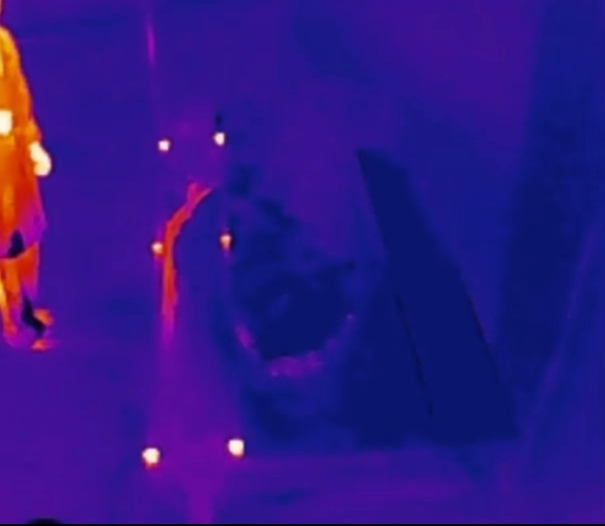
#> input picture thermal_dat/res/pic_counter3.jpg, 1210 x 1052 px (shown at 1/2 size)
$ python -i velocity_measurer.py   (imports and definitions only)
#> lines starting #> are read from the running program, lines starting #| are printed output that depends on the picture
# coding = utf-8
# @Time : 2024/1/22 20:31
# @Author : moyear
# @File : velocity_measurer.y
# @Software : PyCharm
import csv
import os

import cv2
import numpy as np


class VelocityMeasure:
    video_path = None
    cap = None

    fps = 25

    frame_width = -1
    frame_height = -1

    frame_width_transformed = 200
    frame_height_transformed = 800

    cur_frame_index = 0

    # 当前帧图像bgr模式
    cur_frame_raw = None

    cur_frame_transformed_rgb = None

    cur_frame_transformed_with_contours = None

    # 槽子的长度为160cm
    real_height = 1600
    # 槽子的宽度40cm
    real_width = 400

    # 像素到毫米的比例，根据实际情况调整
    pixel_to_mm = -1

    # 视频旋转类型
    rotation_type = 0

    # 在第几帧开始冲刷的
    frame_index_to_scouring = None

    measure_points = []

    # 视频名称
    video_name = ''

    # 坡面名称
    slope_name = ''

    # 最终的测量结果
    result_measures = []

    # 腐蚀操作次数
    times_erosion = 1

    # 膨胀操作次数
    times_dilation = 5

    # hsv的下限范围
    hsv_lower = [100, 50, 20]

    # hsv的范围上限
    hsv_upper = [150, 255, 255]

    # 用于透视变换的控制点
    points_for_transform = []
    # 用于透视变换的控制点是否排好序
    is_transformed_points_ordered = False
    # 是否应用了透视变换
    is_transform_applied = False

    # [17 lines left out: function init_with_video, not called in this run]

    def get_frame_width(self):
        frame_width = int(self.cap.get(3))
        return frame_width

    def get_frame_height(self):
        frame_height = int(self.cap.get(4))
        return frame_height

    # [5 lines left out: function is_init, not called in this run]

    def set_slope_name(self, name):
        self.slope_name = name

    # [55 lines left out: functions set_transform_points, read, get_rotated_image, skip_to_frame, forward, not called in this run]

    def rewind(self, frame_num):
        target_frame_index = self.cur_frame_index - frame_num

        if target_frame_index < 0 or target_frame_index >= self.get_total_frames():
            print('要后退的帧数[{0}]有误！！'.format(frame_num))
            return

        self.skip_to_frame(target_frame_index)

    # [142 lines left out: functions get_total_frames, get_video_image, get_transformed_rgb_image, get_transformed_image_with_contours, get_transformed_image_with_measure_points, get_blue_contours, not called in this run]

    def clear_measure_points(self):
        self.measure_points = []

    def set_current_frame_as_init_scouring(self):
        self.frame_index_to_scouring = self.cur_frame_index

    # [221 lines left out: functions add_measure_point, delete_measure_point_at, export_measures_to_csv, mask_by_hsv, morphological_operate, find_blue_contours and 6 more, not called in this run]

>>> import cv2
>>> picture = cv2.imread('../thermal_dat/res/pic_counter3.jpg', cv2.IMREAD_GRAYSCALE)
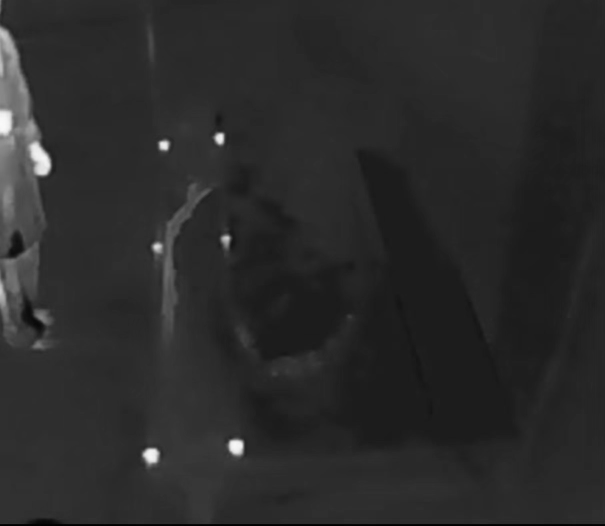
#> picture: shape (1052, 1210) (shown at 1/2 size); min 0, max 250, mean 42.4
>>> result = VelocityMeasure().rewind(picture)
#> in rewind, `target_frame_index = self.cur_frame_index - frame_num`:
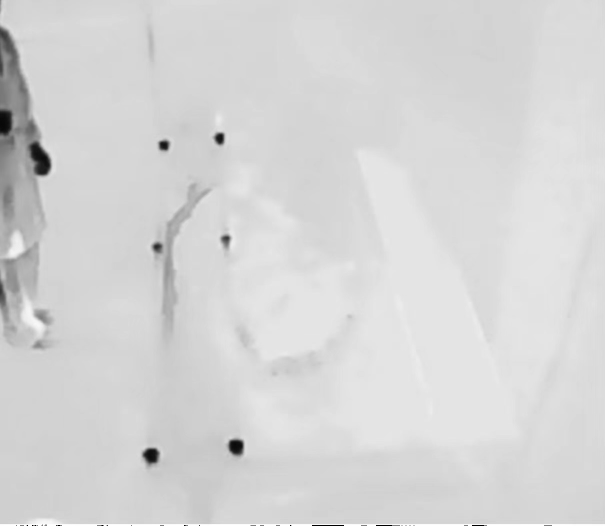
#> target_frame_index: shape (1052, 1210) (shown at 1/2 size); min 0, max 255, mean 213.5
#> (the run stopped early here; a loop or call above may not have finished)
